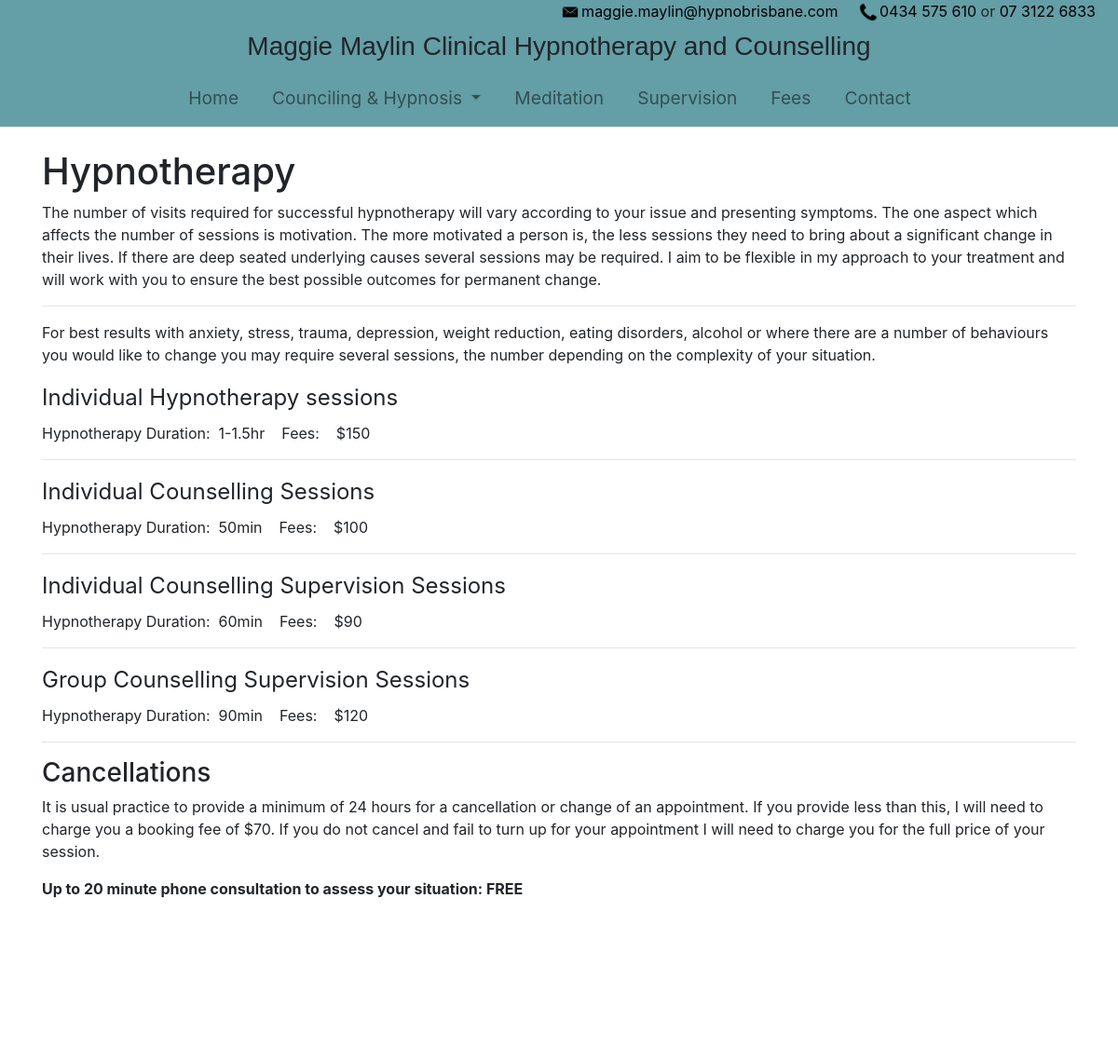
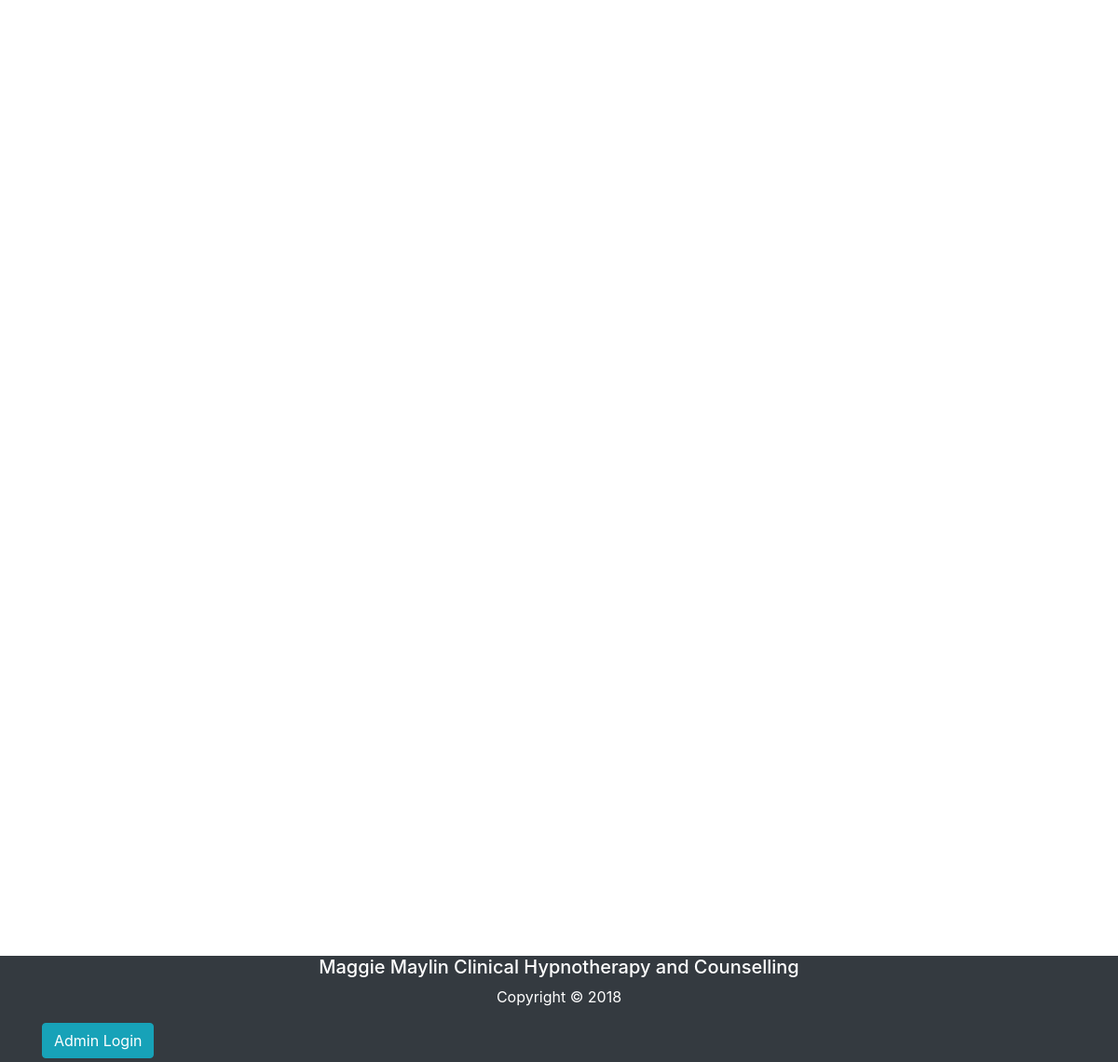
/fees.php, run on the app's committed database (2 pictures, top to bottom).
### tables this page shows
CREATE TABLE `fees` (
  `id` int(255) NOT NULL,
  `hyp_d` varchar(255) DEFAULT NULL,
  `hyp_f` varchar(255) DEFAULT NULL
);

### fees.php (the view, shortened to what this page needs)
<?php
require_once 'connect.php';
?>
<!DOCTYPE html>
<html lang="en">
<head>
    <?php include("include/head.inc") ?>
</head>
<body>
      <?php include("include/index_main.inc") ?>
    <br>
    <div class="container">
  <h1>Hypnotherapy</h1>
 <p>The number of visits required for successful hypnotherapy will vary according to your issue and presenting symptoms.  The one aspect which affects the number of sessions is motivation.  The more motivated a person is, the less sessions they need to bring about a significant change in their lives.  If there are deep seated underlying causes several sessions may be required.   I aim to be flexible in my approach to your treatment and will work with you to ensure the best possible outcomes for permanent change. </p>
<hr>
       <p>For best results with anxiety, stress, trauma, depression, weight reduction, eating disorders, alcohol  or where there are a number of behaviours you would like to change you may require several sessions, the number depending on the complexity of your situation. </p>
 <legend>Individual Hypnotherapy sessions</legend>
<?php
$sql = "SELECT hyp_d, hyp_f FROM fees where id like 1";
$result = $conn->query($sql);
if ($result->num_rows > 0) {
    while($row = $result->fetch_assoc()) {
      echo "Hypnotherapy Duration: "."&nbsp;"  . $row["hyp_d"]."&nbsp;". "&nbsp;" ."&nbsp;". "&nbsp;" . "Fees: " . "&nbsp;" ."&nbsp;"."&nbsp;" .$row["hyp_f"]. "";
    }
} else {
    echo "0 results";
}
?>
   <hr>
     <legend>Individual Counselling Sessions</legend>
        <?php
$sql = "SELECT hyp_d, hyp_f FROM fees where id like 2";
$result = $conn->query($sql);
if ($result->num_rows > 0) {
    while($row = $result->fetch_assoc()) {
      echo "Hypnotherapy Duration: "."&nbsp;"  . $row["hyp_d"]."&nbsp;". "&nbsp;" ."&nbsp;". "&nbsp;" . "Fees: " . "&nbsp;" ."&nbsp;"."&nbsp;" .$row["hyp_f"]. "";
    }
} else {
    echo "0 results";
}
?>
        <hr>
          <legend>Individual Counselling Supervision Sessions</legend>
         <?php
$sql = "SELECT hyp_d, hyp_f FROM fees where id like 3";
$result = $conn->query($sql);
if ($result->num_rows > 0) {
    while($row = $result->fetch_assoc()) {
      echo "Hypnotherapy Duration: "."&nbsp;"  . $row["hyp_d"]."&nbsp;". "&nbsp;" ."&nbsp;". "&nbsp;" . "Fees: " . "&nbsp;" ."&nbsp;"."&nbsp;" .$row["hyp_f"]. "";
    }
} else {
    echo "0 results";
}
?>
        <hr>
           <legend>Group Counselling Supervision Sessions</legend>        <?php
$sql = "SELECT hyp_d, hyp_f FROM fees where id like 4";
$result = $conn->query($sql);
if ($result->num_rows > 0) {
    while($row = $result->fetch_assoc()) {
      echo "Hypnotherapy Duration: "."&nbsp;"  . $row["hyp_d"]."&nbsp;". "&nbsp;" ."&nbsp;". "&nbsp;" . "Fees: " . "&nbsp;" ."&nbsp;"."&nbsp;" .$row["hyp_f"]. "";
    }
} else {
    echo "0 results";
}
?>
        <hr>
        <h3>Cancellations</h3>
    <p>It is usual practice to provide a minimum of 24 hours for a cancellation or change of an appointment.  If you provide less than this, I will need to charge you a booking fee of $70.  If you do not cancel and fail to turn up for your appointment I will need to charge you for the full price of your session.</p>
    <p><strong>Up to 20 minute phone consultation to assess your situation: FREE</strong></p>
    </div>
<?php include("include/footer.inc") ?>
  </body>
  </html>

### prefinal Maggie/include/head.inc (shortened to what this page needs)
<link rel="stylesheet" href="css/font-awesome.min.css">
<link rel="stylesheet" href="css/bootstrap.css">
<link rel="stylesheet" href="css/style.css">
<link rel="stylesheet" href="css/slick-theme.css">
<link rel="stylesheet" href="css/slick.css">

### include/index_main.inc (shortened to what this page needs)
<div class="headc">
  <div class="navbar-nav  text-right mr-4 d-none d-md-block " >
    <img  src="img/email.png" alt="E-mail: "><a href="mailto:maggie.maylin@hypnobrisbane.com">maggie.maylin@hypnobrisbane.com</a> &nbsp;&nbsp;&nbsp;
    <img src="img/phone.png" alt="Phone: "><a href="tel:+61434575610">0434 575 610 </a> or <a href="tel:+61731226833"> 07 3122 6833</a>
  </div>
  <div class="text-center mt-2 ">
    <a href="#" class="h3" style="text-decoration:none;">Maggie Maylin Clinical Hypnotherapy and Counselling</a>
  </div>
  <nav class="navbar navbar-expand-md mt-2 navbar-light ">
    <div class="collapse navbar-collapse " id="navbarNav">
      <ul class="navbar-nav m-auto">
        <li class="nav-item">
          <a class="nav-link" href="#">Home</a>
        </li>
        <li class="nav-item dropdown">
          <a class="nav-link dropdown-toggle" data-toggle="dropdown" data-target="submenu" href="#">
            Counciling & Hypnosis
          </a>
        </li>
        <li class="nav-item">
            <a href="meditation.php" class="nav-link">Meditation</a>
          </li>
          <li class="nav-item">
            <a href="supervision.php" class="nav-link">Supervision</a>
          </li>
          <li class="nav-item">
            <a href="fees.php" class="nav-link">Fees</a>
          </li>
          <li class="nav-item">
            <a href="contact.php" class="nav-link">Contact</a>
          </li>
      </ul>
    </div>
  </nav>
</div>

### include/footer.inc (shortened to what this page needs)
<footer  class="bg-dark text-white main-footer">
  <div class="container">
    <div class="row">
      <div class="col ">
        <div class="text-center">
          <h1 class="h5">Maggie Maylin Clinical Hypnotherapy and Counselling</h1>
          <p>Copyright &copy; 2018</p>
        </div>
      </div>
    </div>
      <button class="btn btn-info mb-1" data-toggle="modal" data-target="#loginModal">Admin Login</button>
  </div>
</footer>

### css/style.css (style rules this page uses)
html,body { padding:0px; margin: 0px; height:100%; }
.navbar .nav-item { font-size: 1.2rem; padding-right: 20px; }
.h3 { font-family: 'Raleway', sans-serif; }
.main-footer { margin-top:max(100%); position:sticky; width:100%; }
a { color: black; }
.headc { background-color: #649EA7; }

### data on the page
fees: hyp_d "1-1.5hr", hyp_f "$150"
fees: hyp_d "50min", hyp_f "$100"
fees: hyp_d "60min", hyp_f "$90"
fees: hyp_d "90min", hyp_f "$120"
